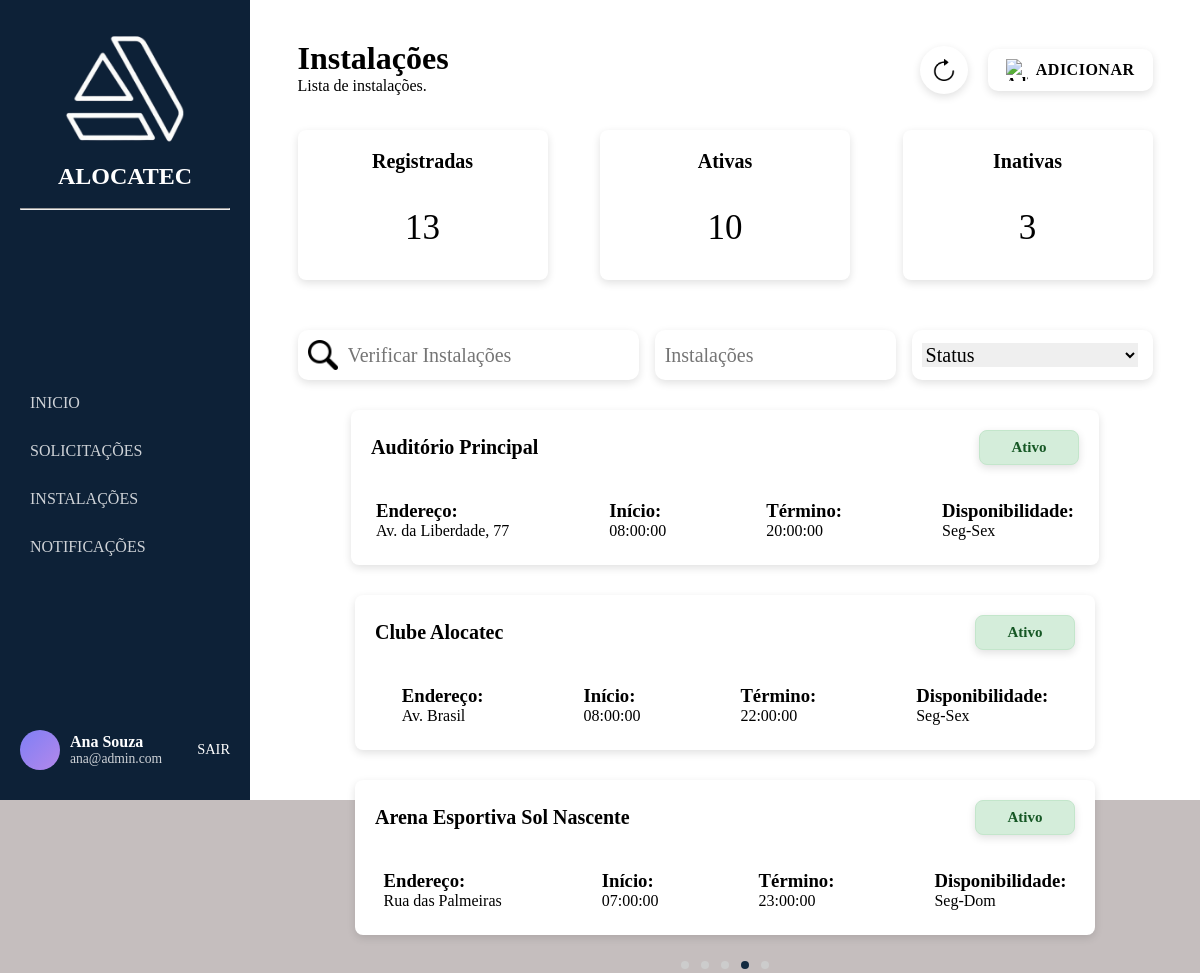
The app's page /pages/instalacoes/instalacoes.php?page=4 (signed in) with its own data.
### tables this page shows
CREATE TABLE estabelecimento (
    id_estabelecimento INT AUTO_INCREMENT PRIMARY KEY,
    nome VARCHAR(100) NOT NULL,
    endereco VARCHAR(150) NOT NULL,
    numero NUMERIC(5) NOT NULL,
    bairro VARCHAR(150) NOT NULL,
    cep VARCHAR(10) NOT NULL,
    cidade VARCHAR(150) NOT NULL,
    complemento VARCHAR(150),
    uf VARCHAR(2) NOT NULL,
    status ENUM('Ativo', 'Inativo') NOT NULL,
    inicio TIME NOT NULL,
    termino TIME NOT NULL,
    disponibilidade ENUM('Seg-Sex', 'Sab-Dom', 'Seg-Dom') NOT NULL,
    id_administrador INT NOT NULL,
    FOREIGN KEY (id_administrador) REFERENCES administrador(id_administrador)
);

### login/login.php (called while the page is built, shortened)
<?php
if (session_status() === PHP_SESSION_NONE) {
class Store {
    public static function get($key) {
        return $_SESSION[$key] ?? null;
    }
}
}

### pages/instalacoes/instalacoes.php (the view, shortened to what this page needs)
<?php
require_once '../../login/login.php';
$usuario = Store::get('usuario');
?>
<!DOCTYPE html>
<html lang="pt-BR">
<head>
  <link rel="stylesheet" href="instalacoes.css">
</head>
<body>
  <aside class="sidebar">
    <div class="logo">
    <div class="icone-logo">
      <img src="./img/logo.png">
    </div>
      <h2>ALOCATEC</h2>
    <br>
    <hr></hr>
    </div>
    <nav>
      <ul>
        <li><a href="../home/home.php">INICIO</a></li>
        <li><a href="../solicitacao/solicitacao.php">SOLICITAÇÕES</a></li>
        <li><a href="./fotos.php">INSTALAÇÕES</a></li>
        <li>NOTIFICAÇÕES</li>
      </ul>
    </nav>
    <div class="user">
    <div class="avatar"></div>
 <div class="user-info">
          <p class="nome"><?php echo htmlspecialchars($usuario['nome']); ?></p>
          <p class="cargo"><?php echo htmlspecialchars($usuario['email']); ?></p>
        </div>
      <a href="../../login/logout.php" class="logout">SAIR</a>
    </div>
  </aside>
  <div class="content">
    <div class="page">
      <div class="titulo-pagina">
        <h1>Instalações</h1>
        <p>Lista de instalações.</p>
    </div>
  <div class="acoes-topo">
  <button class="botao-acao atualizar" onclick="location.reload()">
    <img src="./img/atualizar.png" alt="Atualizar">
  </button>
  <button class="botao-acao adicionar" onclick="window.location.href='../questionario_instalacao/form1/adicionar_descricao.php'">
    <img src="./img/adicao.png" alt="Adicionar">
    <span>ADICIONAR</span>
  </button>
</div>
</div>
  <div class="nao-sei">
   <div class="status">
    <h2>Registradas</h2>
     <?php
		require_once '../../database/conexao_bd_mysql.php';
        $sql = "SELECT COUNT(*) AS id_estabelecimento FROM estabelecimento";
        $usuarios = mysqli_query($conexao_servidor_bd, $sql);
        foreach ($usuarios as $key => $value) {
            echo "<div class='resultado'>" . $value['id_estabelecimento'] . "</div>";
        }
        ?>
   </div>
   <div class="status">
    <h2>Ativas</h2>
    <?php
		require_once '../../database/conexao_bd_mysql.php';
        $sql = "SELECT COUNT(*) AS status FROM estabelecimento WHERE status = 'Ativo'";
        $usuarios = mysqli_query($conexao_servidor_bd, $sql);
        foreach ($usuarios as $key => $value) {
            echo "<div class='resultado'>" . $value['status'] . "</div>";
        }
        ?>
   </div>
   <div class="status">
    <h2>Inativas</h2>
    <?php
		require_once '../../database/conexao_bd_mysql.php';
        $sql = "SELECT COUNT(*) AS status FROM estabelecimento WHERE status = 'Inativo'";
        $usuarios = mysqli_query($conexao_servidor_bd, $sql);
        foreach ($usuarios as $key => $value) {
            echo "<div class='resultado'>" . $value['status'] . "</div>";
        }
        ?>
   </div>
   </div>
 <div class="filters">
  <div class="search">
    <img src="./img/lupa.png">
    <input placeholder="Verificar Instalações"/>
  </div>
  <div class="chip">
    <input placeholder="Instalações"/>
  </div>
  <div class="chip">
    <select>
      <option>Status</option>
    </select>
  </div>
</div>
<?php
require_once '../../database/conexao_bd_mysql.php';
$limite = 3;
$onde_estou = isset($_GET['page']) ? max(1, intval($_GET['page'])) : 1;
$linha_mysql = ($onde_estou - 1) * $limite;
$total_query = "SELECT COUNT(*) AS total FROM estabelecimento";
$total_result = mysqli_query($conexao_servidor_bd, $total_query);
$total_row = mysqli_fetch_assoc($total_result);
$total = $total_row['total'];
$total_pag = ceil($total / $limite);
$sql = "
SELECT id_estabelecimento, nome, endereco, status, inicio, termino, disponibilidade
FROM estabelecimento
LIMIT $linha_mysql, $limite
";
$reservas = mysqli_query($conexao_servidor_bd, $sql);
if ($reservas && mysqli_num_rows($reservas) > 0) {
    while ($value = mysqli_fetch_assoc($reservas)) {
      $id = htmlspecialchars($value['id_estabelecimento']);
        echo "
        <div class='solicitacao-card' data-id='$id' onclick=\"window.location.href='../detalhes_instalacoes/instalacao.php?id_estabelecimento=$id'\">
          <div class='topo-solicitacao'>
            <div class='nome-espaco'>
              <h2>" . htmlspecialchars($value['nome']) . "</h2>
            </div>
            <div class='status-solicitacao " . htmlspecialchars($value['status']) . "'>
              <h2>" . htmlspecialchars($value['status']) . "</h2>
            </div>
          </div>
          <div class='detalhes-solicitacao'>
            <div class='detalhe'>
              <h3>Endereço:</h3>
              <p>" . htmlspecialchars($value['endereco']) . "</p>
            </div>
            <div class='detalhe'>
              <h3>Início:</h3>
              <p>" . htmlspecialchars($value['inicio']) . "</p>
            </div>
            <div class='detalhe'>
              <h3>Término:</h3>
              <p>" . htmlspecialchars($value['termino']) . "</p>
            </div>
            <div class='detalhe'>
              <h3>Disponibilidade:</h3>
              <p>" . htmlspecialchars($value['disponibilidade']) . "</p>
            </div>
          </div>
        </div>
        ";
    }
} else {
    echo "<div class='erro'>
        <h2>Nenhuma solicitação encontrada</h2>
      </div>";
}
?>
<div class="pagination-dots">
    <?php for ($i = 1; $i <= $total_pag; $i++): ?>
        <?php $class = ($i == $onde_estou) ? 'active' : ''; ?>
        <a href="?page=<?php echo $i; ?>" class="dot <?php echo $class; ?>"></a>
    <?php endfor; ?>
</div>
</body>
</html>

### pages/instalacoes/instalacoes.css (style rules this page uses)
* { margin: 0; padding: 0; box-sizing: border-box; font-family: "Nunito"; }
body { display: flex; height: 100vh; background: #c5bebe; }
.sidebar { width: 250px; background: #0d2137; color: white; display: flex; flex-direction: column; justify-content: space-between; padding: 30px 20px; }
.logo { text-align: center; margin-bottom: 10px; }
.logo img { width: 120px; height: auto; }
.icone-logo { font-size: 40px; font-weight: bold; }
nav ul { list-style: none; }
nav ul li { padding: 15px 10px; cursor: pointer; opacity: 0.8; transition: 0.3s; }
a { text-decoration: none; color: white; }
.user { display: flex; align-items: center; gap: 10px; }
.avatar { width: 40px; height: 40px; background: linear-gradient(135deg, #7f7ff5, #b388eb); border-radius: 50%; }
.user-info p { margin: 0; }
.nome { font-weight: bold; }
.cargo { font-size: 0.85rem; opacity: 0.8; }
.logout { margin-left: auto; color: #fff; font-size: 0.9rem; text-decoration: none; }
.content { flex: 1; background: #fff; padding: 20px 0; display: flex; flex-direction: column; align-items: center; }
.page { display: flex; width: 90%; max-width: 900px; margin: 20px auto 10px auto; justify-content: space-between; }
.titulo-pagina { width: 150px; height: 60px; }
.acoes-topo { display: flex; justify-content: flex-end; align-items: center; gap: 20px; height: 60px; }
.botao-acao { display: flex; align-items: center; justify-content: center; gap: 8px; background: #fff; border: none; border-radius: 10px; padding: 10px 18px; cursor: pointer; font-size: 16px; font-weight: 600; color: #000; box-shadow: 0 3px 8px rgba(0, 0, 0, 0.12); transition: 0.2s; }
.botao-acao img { width: 22px; height: 22px; }
.botao-acao.atualizar { border-radius: 50%; width: 48px; height: 48px; padding: 0; }
.botao-acao.adicionar { background-color: #fff; color: #000; }
.botao-acao.adicionar span { font-weight: bold; letter-spacing: 0.5px; }
.nao-sei, .filters, .solicitacao { width: 90%; max-width: 900px; margin: 0 auto; }
.nao-sei { padding: 20px 0; display: flex; justify-content: space-between; gap: 40px; }
.status { color: white; text-align: center; width: 250px; height: 150px; border-radius: 8px; box-shadow: 0 3px 8px rgba(0, 0, 0, 0.12); background: #fff; }
.status h2 { margin-top: 20px; font-size: 20px; color: #000; }
.resultado { color: #000; font-size: 35px; margin-top: 35px; }
.filters { margin-top: 30px; display: flex; justify-content: space-between; gap: 16px; align-items: center; padding: 0; }
.search { display: flex; align-items: center; gap: 10px; background: #fff; border-radius: 10px; height: 50px; width: 354px; box-shadow: 0 3px 8px rgba(0, 0, 0, 0.12); }
.search img { width: 30px; height: 30px; margin-left: 10px; }
.search input { border: none; outline: none; font-size: 20px; width: 100%; }
.chip { display: flex; align-items: center; gap: 15px; background: #fff; border-radius: 10px; height: 50px; width: 250px; box-shadow: 0 3px 8px rgba(0, 0, 0, 0.12); }
.chip input { border: none; outline: none; font-size: 20px; width: 100%; margin-left: 10px; }
.chip select { border: none; outline: none; font-size: 20px; width: 90%; margin-left: 10px; }
.topo-solicitacao { display: flex; justify-content: space-between; align-items: center; padding: 15px; }
.nome-espaco h2, .detalhes-solicitacao h2 { color: #000; }
.nome-espaco { width: 600px; }
.nome-espaco h2 { font-size: 20px; color: #000; text-align: justify; }
.solicitacao-card { margin-top: 30px; padding: 5px; border-radius: 8px; box-shadow: 0 3px 8px rgba(0, 0, 0, 0.12); background: #ffff; }
.status-solicitacao { width: 100px; height: 35px; display: flex; justify-content: center; align-items: center; border-radius: 8px; box-shadow: 0 3px 8px rgba(0, 0, 0, 0.12); color: inherit; }
.status-solicitacao h2 { font-size: 15px; margin: 0; text-align: center; color: inherit; }
.status-solicitacao.Ativo { background-color: #d4edda; color: #155724; border: 1px solid #c3e6cb; }
.detalhes-solicitacao { display: flex; justify-content: center; gap: 100px; padding: 20px; }
img { width: 40px; height: 40px; }
.pagination-dots { text-align: center; margin-top: 20px; }
.pagination-dots .dot { display: inline-block; width: 8px; height: 8px; border-radius: 50%; background-color: #ccc; margin: 0 4px; cursor: pointer; }
.pagination-dots .dot.active { background-color: #122a40; }

### records on screen
estabelecimento: nome "Auditório Principal", status "Ativo", endereco "Av. da Liberdade, 77", inicio "08:00:00", termino "20:00:00", disponibilidade "Seg-Sex"
estabelecimento: nome "Clube Alocatec", status "Ativo", endereco "Av. Brasil", inicio "08:00:00", termino "22:00:00", disponibilidade "Seg-Sex"
estabelecimento: nome "Arena Esportiva Sol Nascente", status "Ativo", endereco "Rua das Palmeiras", inicio "07:00:00", termino "23:00:00", disponibilidade "Seg-Dom"

### other values on screen
$usuario['nome'] "Ana Souza"
$usuario['email'] "ana@admin.com"
$value['id_estabelecimento'] "13"
$value['status'] "10"
$value['status'] "3"
